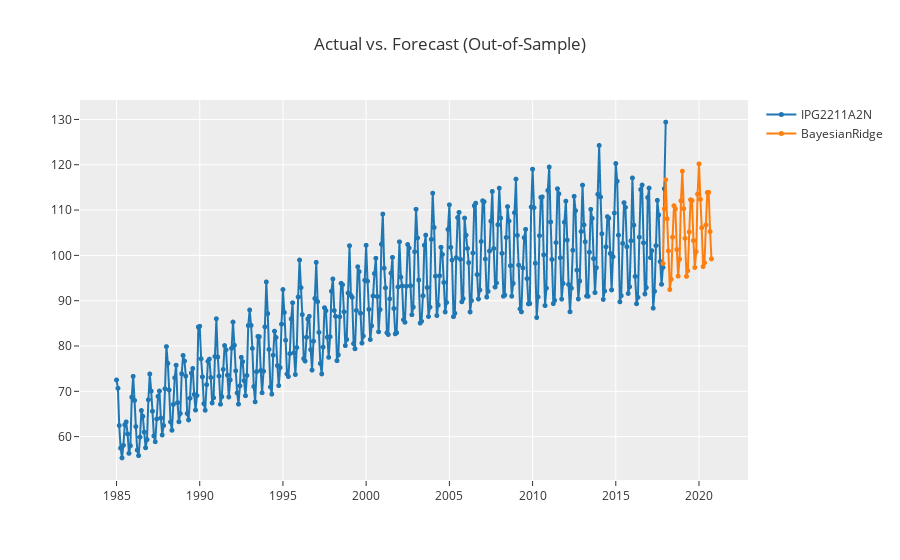

The code cell stored with this chart in its notebook:
### Markdown cell above
**Скриншот работы графика plotly**
![Скриншот работы графика plotly](graph1.JPG)

### Code cell
# Предсказание на 36 месяцев вперед
plot_model(best, plot = 'forecast', data_kwargs = {'fh' : 36})

### Figure 1 — Plotly figure (JSON) as saved in the notebook; plotly's stock layout.template omitted (floating-point values rounded to 4 significant figures; data arrays with more than 128 entries replaced by an {"elided": "..."} marker saying what was removed)
{"data": [{"line": {"color": "rgb(31, 119, 180)", "width": 2}, "marker": {"color": "rgb(31, 119, 180)", "size": 5}, "mode": "lines+markers", "name": "IPG2211A2N", "type": "scattergl", "x": {"elided": "430 str values"}, "xaxis": "x", "y": {"elided": "430 float values"}, "yaxis": "y"}, {"line": {"color": "rgb(255, 127, 14)", "width": 2}, "marker": {"color": "rgb(255, 127, 14)", "size": 5}, "mode": "lines+markers", "name": "BayesianRidge", "type": "scattergl", "x": {"elided": "430 str values"}, "xaxis": "x", "y": {"elided": "430 float values"}, "yaxis": "y"}], "layout": {"showlegend": true, "title": {"text": "Actual vs. Forecast (Out-of-Sample)"}, "xaxis": {"anchor": "y", "domain": [0, 1]}, "yaxis": {"anchor": "x", "domain": [0, 1]}}}
